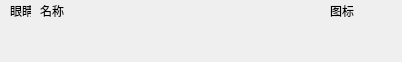
<?xml version="1.0" encoding="UTF-8"?>
<ui version="4.0">
 <class>EntryWidget</class>
 <widget class="QWidget" name="EntryWidget">
  <property name="geometry">
   <rect>
    <x>0</x>
    <y>0</y>
    <width>402</width>
    <height>62</height>
   </rect>
  </property>
  <property name="windowTitle">
   <string>Form</string>
  </property>
  <widget class="QLabel" name="visiable">
   <property name="geometry">
    <rect>
     <x>10</x>
     <y>0</y>
     <width>21</width>
     <height>21</height>
    </rect>
   </property>
   <property name="text">
    <string>眼睛</string>
   </property>
  </widget>
  <widget class="QWidget" name="widget" native="true">
   <property name="geometry">
    <rect>
     <x>40</x>
     <y>0</y>
     <width>361</width>
     <height>61</height>
    </rect>
   </property>
   <widget class="QLabel" name="name">
    <property name="geometry">
     <rect>
      <x>0</x>
      <y>0</y>
      <width>281</width>
      <height>21</height>
     </rect>
    </property>
    <property name="text">
     <string>名称</string>
    </property>
   </widget>
   <widget class="QLabel" name="icon">
    <property name="geometry">
     <rect>
      <x>290</x>
      <y>0</y>
      <width>41</width>
      <height>21</height>
     </rect>
    </property>
    <property name="text">
     <string>图标</string>
    </property>
   </widget>
  </widget>
 </widget>
 <resources/>
 <connections/>
</ui>
